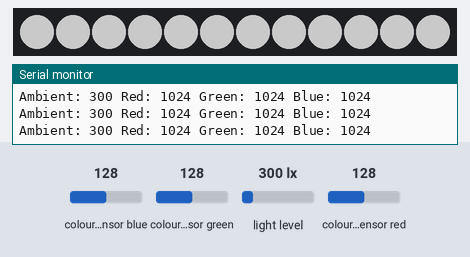
Simulated run of this sketch. Board: Arduino Uno, built with avr-gcc and run on an emulated ATmega328P. Parts: 12 RGB LEDs in strip order, left to right, the last lines printed to the serial monitor. The test bench sets the inputs (shaded band); at power-on: colour sensor blue 128, colour sensor green 128, colour sensor red 128, light level 300 lx. Dim RGB values are drawn brighter than linear.

Above: at 1.7 s.
1.8 s: colour sensor blue set to 5
At 3.1 s:
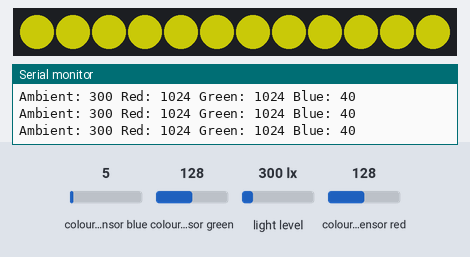
3.4 s: colour sensor green set to 5
At 4.6 s:
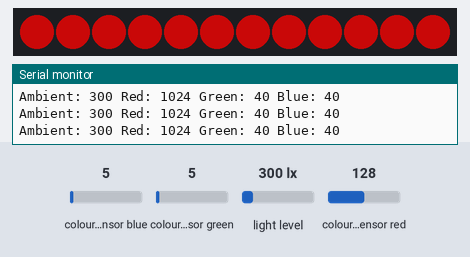
4.9 s: colour sensor red set to 9
6.4 s: colour sensor blue set to 64
At 7.6 s:
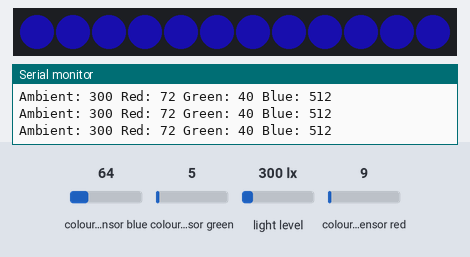
8.1 s: colour sensor green set to 64
At 9.3 s:
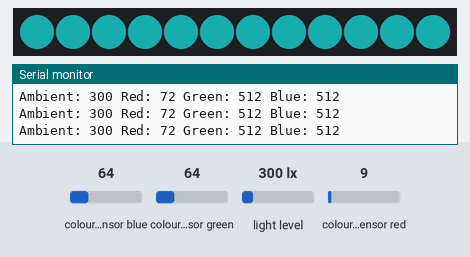
9.7 s: colour sensor blue set to 128
Timing chart, 0 to 12.2 s (numbered marks = the images above; inputs shaded):
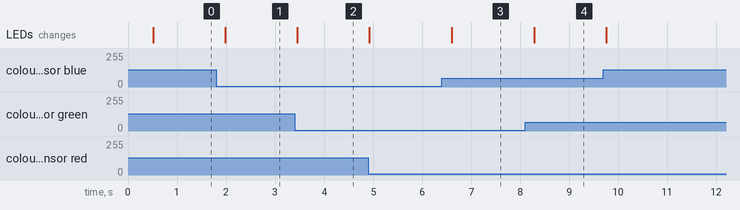

Measured:
- after the input at 1.8 s, the LEDs: change after 0.18 s (image 1)
- after the input at 3.4 s, the LEDs: change after 0.05 s (image 2)
- after the input at 6.4 s, the LEDs: change after 0.20 s (image 3)
- after the input at 8.1 s, the LEDs: change after 0.18 s (image 4)

The sketch:

Chameleon.ino
```cpp
#include <Wire.h>
#include <SparkFun_APDS9960.h>

SparkFun_APDS9960 apds = SparkFun_APDS9960();

uint16_t ambient_light = 0;
uint16_t red_light = 0;
uint16_t green_light = 0;
uint16_t blue_light = 0;

#include <Adafruit_NeoPixel.h>

Adafruit_NeoPixel strip(12, 16, NEO_GRB + NEO_KHZ800);

void setup() {

  // Initialize Serial port
  Serial.begin(9600);
  apds.init();
  apds.enableLightSensor(false);

  // Wait for initialization and calibration to finish
  delay(500);

  // Initiate strip
  strip.begin();
}

void loop() {

  // Read the light levels (ambient, red, green, blue)
  if (  !apds.readAmbientLight(ambient_light) ||
        !apds.readRedLight(red_light) ||
        !apds.readGreenLight(green_light) ||
        !apds.readBlueLight(blue_light) ) {
    Serial.println("Error reading light values");
  } else {
    Serial.print("Ambient: ");
    Serial.print(ambient_light);
    Serial.print(" Red: ");
    Serial.print(red_light);
    Serial.print(" Green: ");
    Serial.print(green_light);
    Serial.print(" Blue: ");
    Serial.println(blue_light);

  for(uint16_t j = 0; j <= 12; j++)
  {
    strip.setPixelColor(j, red_light/10, green_light/10, blue_light/10);
    strip.show();
  }
  }

  // Wait 1 second before next reading
  delay(200);
}
```
